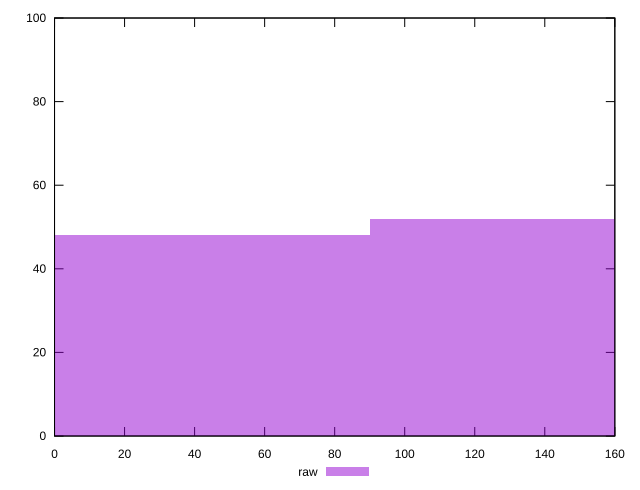

The gnuplot source for this figure:
reset

$raw <<EOF
0 48
180.27669020614965 52
EOF

set key outside below
set boxwidth 180.27669020614965
set xrange [0:160]
set yrange [0:100]
set trange [0:100]
set style fill transparent solid 0.5 noborder
set terminal svg size 640, 490 enhanced background rgb 'white'
set output "report_00013_2021-02-09T12-04-24.940Z/unminified-javascript/samples/pages+cached+noadtech+nomedia+nocss/raw/histogram.svg"

plot $raw title "raw" with boxes

reset
